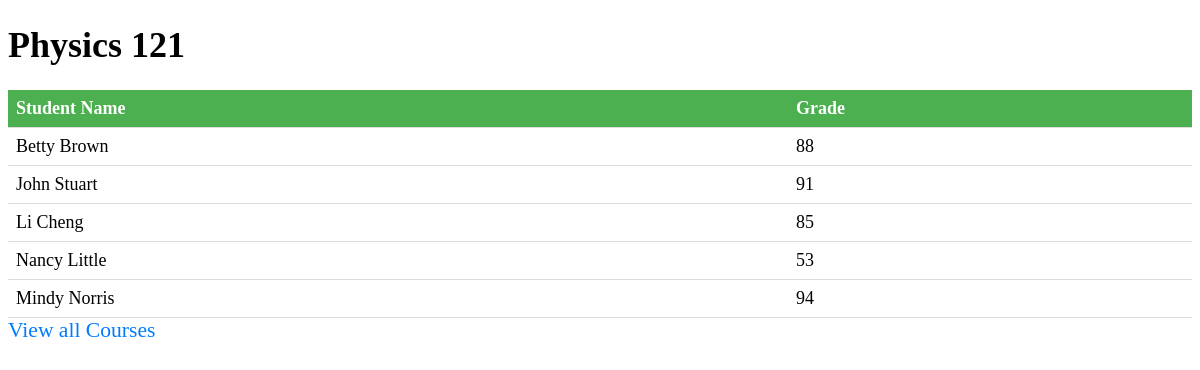
The app's page /teacher/Physics 121 (signed in) with its own data.
### app.py (models this page shows, shortened)
class Courses(db.Model):
    __tablename__ = "Courses"
    course_id = db.Column(db.Integer, primary_key = True)
    course_name = db.Column(db.String, nullable = False)
    course_teacher = db.Column(db.String, nullable = False)
    course_time = db.Column(db.String, nullable = False)
    students_enrolled = db.Column(db.Integer, nullable = False)
    capacity = db.Column(db.Integer, nullable = False)
    enrolled = db.relationship('EnrolledClasses', back_populates = 'course')

class Users(UserMixin, db.Model):
    __tablename__ = "Users"
    id = db.Column(db.Integer, primary_key = True)
    username = db.Column(db.String, nullable = False)
    name = db.Column(db.String, nullable = False)
    password = db.Column(db.String, nullable = False)
    accountId = db.Column(db.Integer, nullable = False)
    enrolled = db.relationship('EnrolledClasses', back_populates = 'user')

### app.py (the view)
@app.route('/teacher/<course_name>', methods = ["GET"])
@login_required
def teacherClassInfo(course_name):
    grades = []
    studentsID = []
    studentsNames = []
    courseID = Courses.query.filter_by(course_name = course_name).first().course_id
    students = db.session.query(EnrolledClasses).filter_by(courses_id = courseID)
    for student in students:
        studentsID.append(student.user_id)
        grades.append(student.grade)
    enrolledStudents =  Users.query.filter(Users.id.in_(studentsID))
    for names in enrolledStudents:
        studentsNames.append(names.name)
    length = len(studentsID)
    return render_template('teacherCourse.html', course_name = course_name, students = studentsNames, grades = grades, length = length)

### app.py (called while the page is built)
@login_manager.user_loader
def load_user(user_id):
    return Users.query.get(user_id)

### templates/teacherCourse.html (shortened to what this page needs)
<!DOCTYPE html>
<html>
  <head>
    <link rel="stylesheet" href="static/style.css">
  </head>
  <body>
    <h1>{{course_name}}</h1>
    <table>
      <thead>
        <tr>
          <th>Student Name</th>
          <th>Grade</th>
        </tr>
      </thead>
      <tbody>
        {% for i in range(0, length) %}
        <tr>
            <td>{{students[i]}}</td>
            <td>{{grades[i]}}</td>
        </tr>
        {% endfor %}</tbody>
    </table>
    <a href="{{ url_for('teacherClasses') }}">View all Courses</a>
  </body>
</html>

### static/style.css (style rules this page uses)
table { border-collapse: collapse; width: 100%; }
th, td { padding: 8px; text-align: left; border-bottom: 1px solid #ddd; }
th { background-color: #4CAF50; color: white; }
a { color: #007bff; text-decoration: none; }
body { font-size: 18px; }
h1 { font-size: 2em; }
a { font-size: 1.2em; }

### records on screen
Courses: course_name "Physics 121"
Users: name "Betty Brown"
Users: name "John Stuart"
Users: name "Li Cheng"
Users: name "Nancy Little"
Users: name "Mindy Norris"

### other values on screen
{{ grades[i] }} "88" "91" "85" "53" "94"
